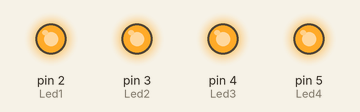
The sketch below on a simulated Arduino Uno, built with avr-gcc and run on an emulated ATmega328P. Shown: output pins drawn as LEDs (lit = HIGH).

Above: at 0.5 s.
At 3.5 s:
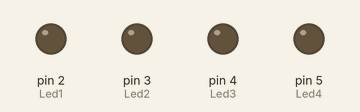
Timing chart, 0 to 4.6 s (numbered marks = the images above):
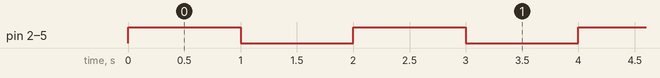

Measured:
- by itself, pin 2 (Led1), pin 3 (Led2), pin 4 (Led3), pin 5 (Led4): alternates HIGH for 1.0 s and LOW for 1.0 s

The sketch:

Led-Dualzaehler_Test.ino
```cpp
/*
	Komponententest für Led-Dualzähler
    LED Test

    Datum:		15.11.2022
    Autor:		Tim Bernhard
    			Demian Flury
    Klasse:		INF20s
    Version:	V1
*/

#define Led1 2
#define	Led2 3
#define	Led3 4
#define Led4 5

void setup()
{
  pinMode(Led1, OUTPUT);
  pinMode(Led2, OUTPUT);
  pinMode(Led3, OUTPUT);
  pinMode(Led4, OUTPUT);

}

void loop()
{
  digitalWrite(Led1, HIGH);
  digitalWrite(Led2, HIGH);
  digitalWrite(Led3, HIGH);
  digitalWrite(Led4, HIGH);
  delay(1000); // Wait for 1000 millisecond(s)
  digitalWrite(Led1, LOW);
  digitalWrite(Led2, LOW);
  digitalWrite(Led3, LOW);
  digitalWrite(Led4, LOW);
  delay(1000); // Wait for 1000 millisecond(s)
}
```
